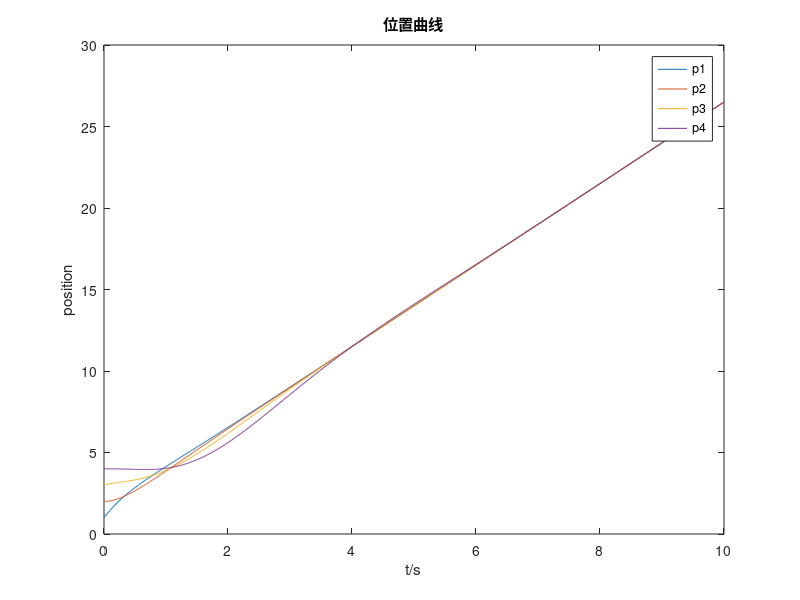
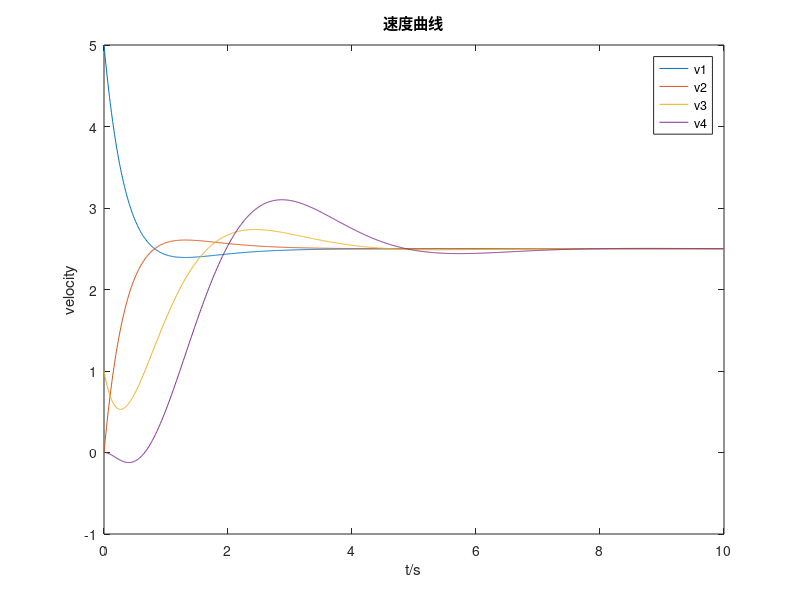
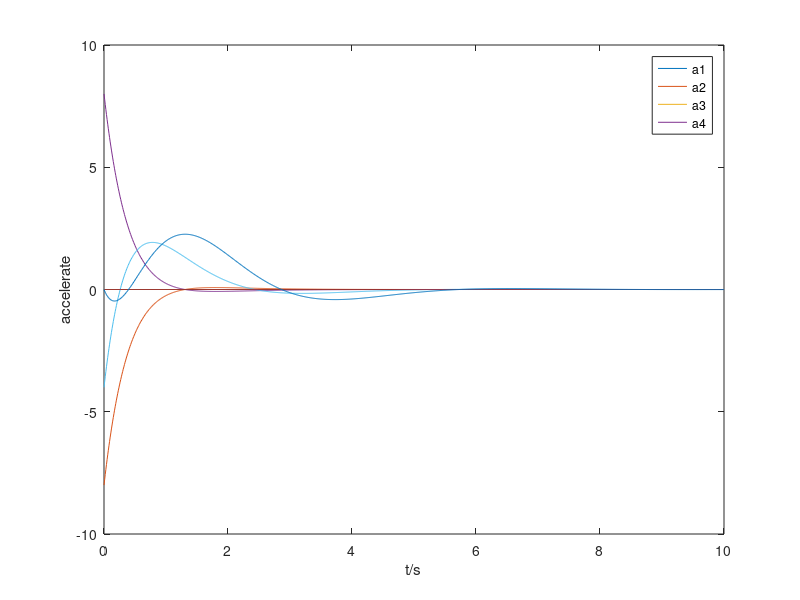

Here is the MATLAB script that generated these plots, in order:
%% 连续二阶系统一致性算法
clear;
close all;
clc;
%%
% num of agent
N = 4;
% init param
p0 = [1;
      2; 
      3;
      4];
v0 = [5;
      0;
      1;
      0];
X0 = [1;5;2;0;3;1;4;0];
% LTI
A = [0 1;
     0 0];
B = [0;
     1];
% graph topology
A_g = [0 1 0 0;
       1 0 0 0;
       0 1 0 0;
       0 0 1 0];
D_g = diag(sum(A_g,2));
L_g = D_g - A_g;
% step 
T = 10;
dt = 0.01;
t = 0:dt:T;
len = length(t);
% feedback 
c = 2;
f = 1;
K=[1 f];

%% iterative loop
X = X0;
for i = 1:len
    U_log(:,i) = -c*kron(L_g,B*K)*X;
    X_log(:,i) = X;
    X = X + dt*(kron(eye(N),A)-c*kron(L_g,B*K))*X;
end

%% figure
%P_log = X
t = 0:dt:T;
figure(1)
plot(t,X_log(1:2:7,:));
xlabel("t/s");
ylabel("position");
legend("p1","p2","p3","p4");
title("位置曲线")
figure(2)
plot(t,X_log(2:2:8,:));
xlabel("t/s");
ylabel("velocity");
legend("v1","v2","v3","v4");
title("速度曲线")
figure(3)
plot(t,U_log);
xlabel("t/s");
ylabel("accelerate");
legend("a1","a2","a3","a4");








